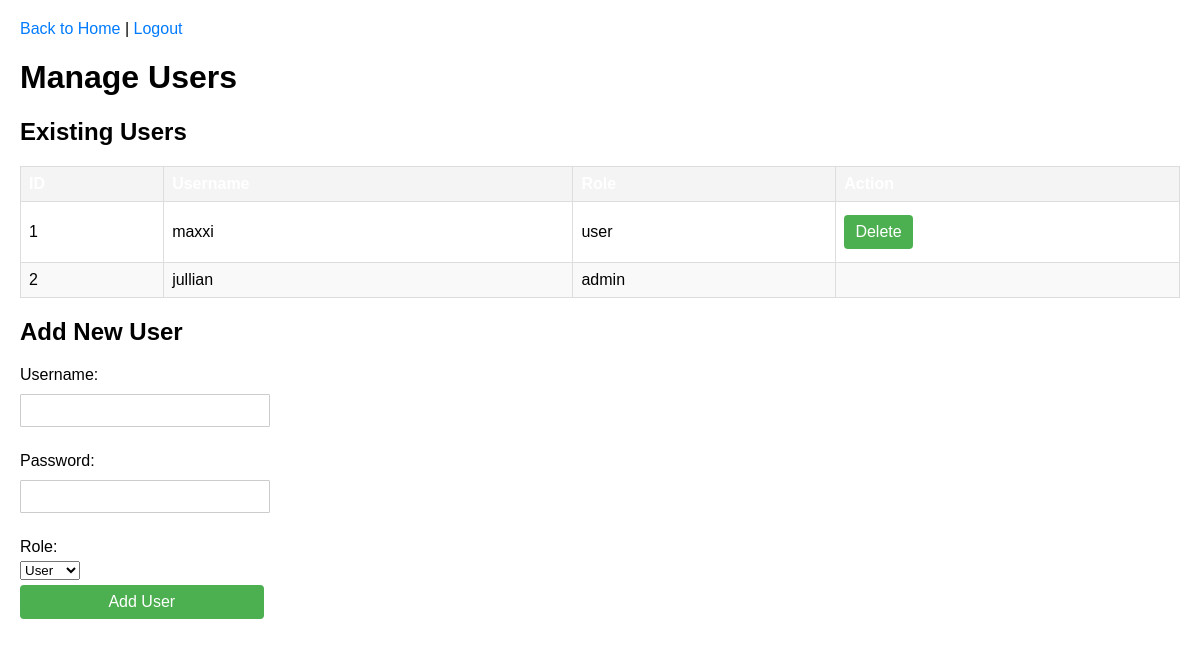
Page /manage_users (signed in) on the earlier database version.
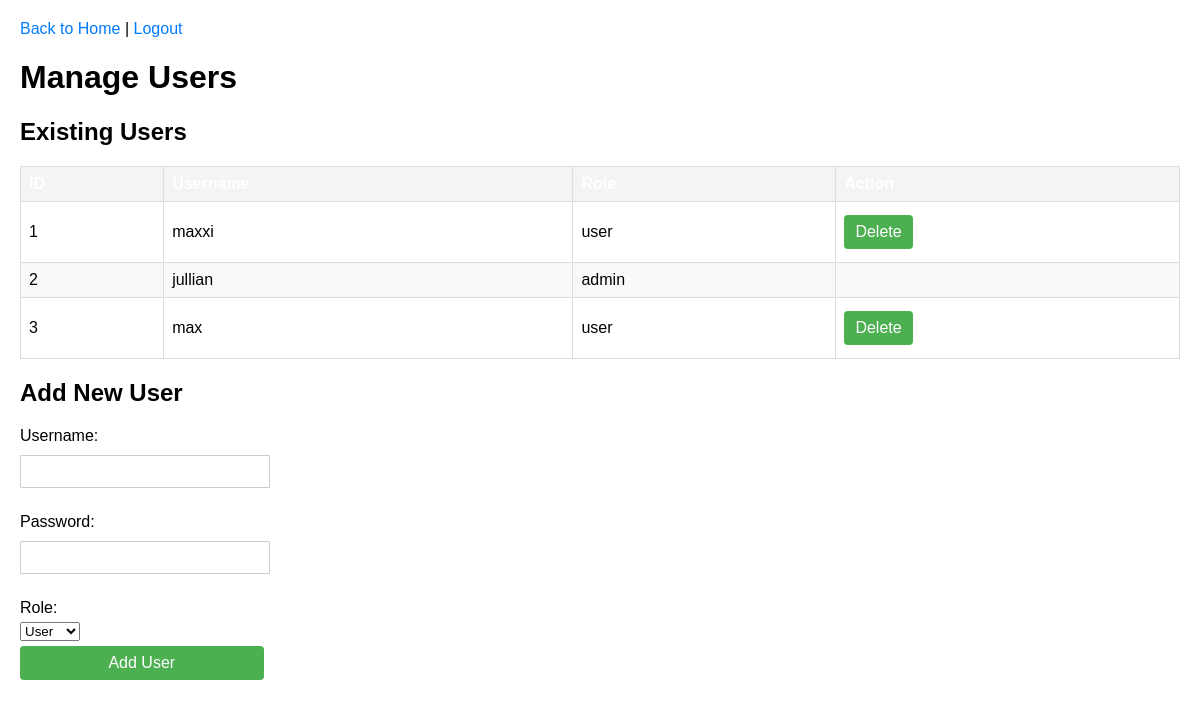
Same page on the later database version.
### app.py (models this page shows)
class Account(UserMixin, db.Model):
    id = db.Column(db.Integer, primary_key=True)
    username = db.Column(db.String(50), unique=True, nullable=False)
    password = db.Column(db.String(100), nullable=False)
    role = db.Column(db.String(10), nullable=False)

### app.py (the view)
@app.route('/manage_users', methods=['GET'])
@login_required
def manage_users():
    if current_user.role != 'admin':
        flash('You are not authorized to manage users.', 'danger')
        return redirect(url_for('home_screen'))
    users = Account.query.all()
    return render_template('manage_users.html', users=users)

### app.py (called while the page is built)
@login_manager.user_loader
def load_user(user_id):
    return Account.query.get(int(user_id))

@app.before_request
def restrict_access():
    if current_user.is_authenticated:
        restricted_routes = {
            'admin': [],
            'user': ['delete_resident', 'manage_users'],
        }
        if current_user.role not in restricted_routes:
            return
        if request.endpoint in restricted_routes.get(current_user.role, []):
            flash('You are not authorized to access this page.', 'danger')
            return redirect(url_for('home_screen'))

### templates/manage_users.html (shortened to what this page needs)
<!DOCTYPE html>
<html lang="en">
<head>
    <link rel="stylesheet" href="styles.css">
</head>
<body>
    <div class="header">
        <a href="{{ url_for('home_screen') }}">Back to Home</a> |
        <a href="{{ url_for('logout') }}">Logout</a>
    </div>
    <h1>Manage Users</h1>
    <h2>Existing Users</h2>
    <table>
        <thead>
            <tr>
                <th>ID</th>
                <th>Username</th>
                <th>Role</th>
                <th>Action</th>
            </tr>
        </thead>
        <tbody>
            {% for user in users %}
            <tr>
                <td>{{ user.id }}</td>
                <td>{{ user.username }}</td>
                <td>{{ user.role }}</td>
                <td>
                    {% if user.role != 'admin' %}
                    <form action="{{ url_for('delete_user', user_id=user.id) }}" method="POST" style="display:inline;">
                        <button type="submit" onclick="return confirm('Are you sure you want to delete this user?');">Delete</button>
                    </form>
                    {% endif %}
                </td>
            </tr>
            {% endfor %}
        </tbody>
    </table>
    <div class="form-container">
        <h2>Add New User</h2>
        <form action="{{ url_for('add_user') }}" method="POST">
            <label for="username">Username:</label>
            <input type="text" id="username" name="username" required><br>
            <label for="password">Password:</label>
            <input type="password" id="password" name="password" required><br>
            <label for="role">Role:</label>
            <select id="role" name="role" required>
                <option value="user">User</option>
            </select><br>
            <button type="submit">Add User</button>
        </form>
    </div>
</body>
</html>

Differences in the rows shown:
added Account: id "3", username "max", role "user"
